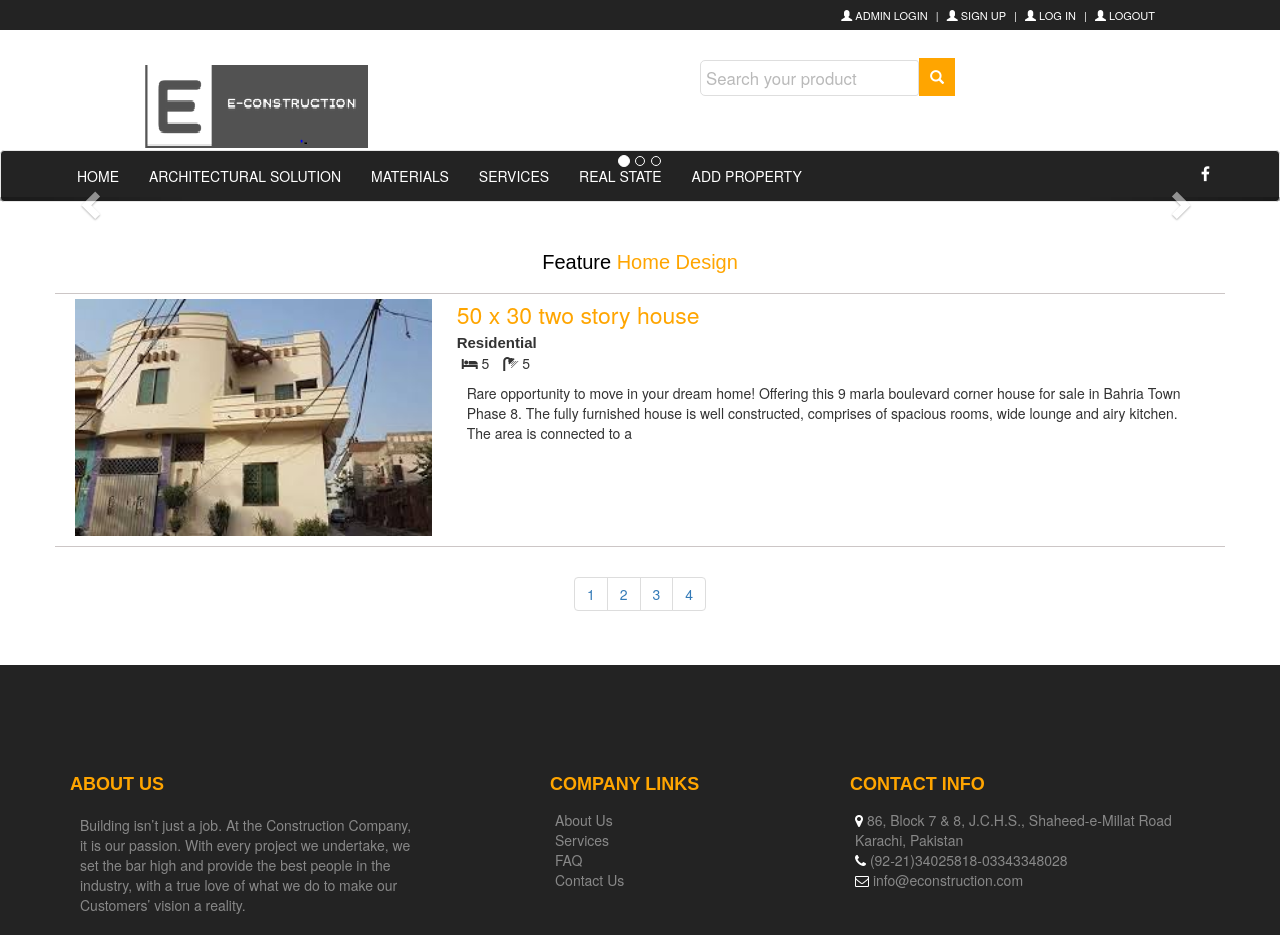
The page /archetectural-solution/viewArchetecturalDesign.php on the database its author committed.
### tables this page shows
CREATE TABLE `add_architecture` (
  `architecture_id` int(11) NOT NULL,
  `title` varchar(50) NOT NULL,
  `image_1` longblob NOT NULL,
  `image_2` longblob NOT NULL,
  `image_3` longblob NOT NULL,
  `discription` varchar(255) NOT NULL,
  `plot_area` varchar(50) NOT NULL,
  `building_type` varchar(50) NOT NULL,
  `building_style` varchar(20) NOT NULL,
  `badroom` int(11) NOT NULL,
  `bathroom` int(11) NOT NULL,
  `floor` int(11) NOT NULL,
  `kitchen` int(11) NOT NULL,
  `foundation_type` varchar(255) NOT NULL,
  `price` int(10) DEFAULT NULL
);

### archetectural-solution/viewArchetecturalDesign.php (the view, shortened to what this page needs)
<?php
 include("../db_connect.php");
?>
<!DOCTYPE html>
<html>
<head>
	<link rel="stylesheet" type="text/css" href="bootstrap/css/bootstrap.min.css">
	<link rel="stylesheet" type="text/css" href="../styles.css">
  <link rel="stylesheet" href="https://cdnjs.cloudflare.com/ajax/libs/font-awesome/4.7.0/css/font-awesome.min.css">
</head>
<body>
   <div>
    <div id="top" class="nav-fixed">
		<div class="container">
			<div class="col-md-5 offer"></div>
			<div class="col-md-7">
				<ul class="menu">
					<li>
            <a href="../admin-login.php"><i class="glyphicon glyphicon-user"></i> Admin Login</a>
          </li>
          <li>
						<a href="../customer-register.php"><i class="glyphicon glyphicon-user"></i> sign up</a>
					</li>
					<li>
						<a href="../login.php"><i class="glyphicon glyphicon-user"></i> log in</a>
					</li>
          <li>
            <a href="../logout.php"><i class="glyphicon glyphicon-user"></i> logout</a>
          </li>
				</ul>
			</div>
		</div>
	</div>
   <div class="brandWrap">
	   	<div class="container top-margin">
	   		<div class="col-md-6">
	   		   <div class="navbar-header">
	   			 <a href="../index.php" class="navbar-brand"><img src="../images/logo.png"></a>
	   		   </div>
	   		</div>
	   		<div class="col-md-6">
	   			<div class="nav navbar-nav">
	   			  <div class="search-box">
	   				<div class="input-group">
	   					<input type="search" name="search" class="search" placeholder="Search your product">
              <button type="submit" name="search" class="search-button">
                  <span class="glyphicon glyphicon-search" ></span>
              </button>
	   				</div>
	   			  </div>
	   			</div>
	   		</div>
	   	</div>
   </div>
   <div id="navbar" class="navbar navbar-default">
   	<div class="container">
   		<div class="padding-nav">
            <ul class="nav navbar-nav left">
               <li><a href="index.php">Home</a></li>
               <li><a href="viewArchetecturalDesign.php">Architectural Solution</a></li>
               <li><a href="#">Materials</a></li>
               <li><a href="../serviceUpdate/services.php">Services</a></li>
               <li><a href="../real-state/realstate.php">Real State</a></li>
               <li><a href="../real-state/realstate.php">Add Property</a></li>
            </ul>
        </div>
        <div class="social-icon pull-right">
          <a href="#" class="fa fa-facebook"></a>
        </div>
   	</div>
   </div>
   <section class="slidebar">
      <div id="carousel-example-generic" class="carousel slide adjust" data-ride="carousel">
    <ol class="carousel-indicators">
      <li data-target="#carousel-example-generic" data-slide-to="0" class="active"></li>
      <li data-target="#carousel-example-generic" data-slide-to="1"></li>
      <li data-target="#carousel-example-generic" data-slide-to="2"></li>
    </ol>
    <a class="left carousel-control" href="#carousel-example-generic" role="button" data-slide="prev">
      <span class="glyphicon glyphicon-chevron-left" aria-hidden="true"></span>
    </a>
    <a class="right carousel-control" href="#carousel-example-generic" role="button" data-slide="next">
      <span class="glyphicon glyphicon-chevron-right" aria-hidden="true"></span>
    </a>
    </div>
   </section>
   <section class="search-property">
     <div class="container">
       <div class="row">
         <div class="col-md-12 heading" style="text-align: center; margin-top: 30px;">
           <h1>Feature <span style="color: orange;">Home Design</span></h1>
         </div>
       </div>
       <?php
          $query = "SELECT `title`, `image_1`,`discription`,`building_style`,`badroom`,`bathroom`,`architecture_id` FROM `add_architecture` ORDER BY architecture_id ASC";
          $queryfire = mysqli_query($con,$query);
          $num = mysqli_num_rows($queryfire);
          if($num > 0){
            while ($result = mysqli_fetch_assoc($queryfire)) {
             ?>
           <div class="row property-border" style="margin-bottom: 10px;">
         <div class="col-md-4 image">
           <a href="designDetails.php?id=<?php echo $result['architecture_id'] ?>">
            <img src="architectureimg/<?php echo $result['image_1']; ?>" style="width: 400px;" class="img-responsive"></a>
         </div>
         <div class="col-md-8 property-information">
           <div class="property-content">
             <a class="property-title">
               <?php echo $result['title']; ?>
             </a>
           </div>
           <div class="property-title">
             <span class="property-location">
               <b><?php echo $result['building_style']; ?></b>
             </span>
           </div>
           <div class="property-rooms">
             <span><i class="fa fa-bed"></i> <?php echo $result['badroom']; ?></span>
             <span><i class="fa fa-shower"></i> <?php echo $result['bathroom'];?></span>
           </div>
           <div class="property-discription">
             <p>
               <?php echo $result['discription']; ?>
             </p>
           </div>
         </div>
       </div>
              <?php
         }
          }
       ?>
     </div>
     <center>
       <ul class="pagination">
         <li><a href="">1</a></li>
         <li><a href="">2</a></li>
         <li><a href="">3</a></li>
         <li><a href="">4</a></li>
       </ul>
     </center>
   </section>
   <footer class="footer_area">
   	 <div class="container">
   	 	<div class="row footer-row">
   	 		<div class="col-md-4">
   	 			<div class="footer-widget">
   	 				<div class="widget-title">
   	 					<h4><strong>about us</strong></h4>
   	 				</div>
   	 				<div class="text-widget">
   	 				 <p>
   	 				 	Building isn’t just a job. At the Construction Company, it is our passion. With every project we undertake, we set the bar high and provide the best people in the industry, with a true love of what we do to make our Customers’ vision a reality.
   	 				 </p>
   	 				</div>
   	 			</div>
   	 		</div>
   	 		<div class="col-md-4">
   	 				<div class="footer-widget">
   	 					<div class="widget-title company-links">
   	 						<h4><strong>Company links</strong></h4>
   	 						<ul>
   	 							<li><a href="#aboutus-container">About Us</a></li>
   	 							<li><a href="#">Services</a></li>
   	 							<li><a href="#">FAQ</a></li>
   	 							<li><a href="#">Contact Us</a></li>
   	 						</ul>
   	 					</div>
   	 			    </div>
   	 		</div>
   	 		<div class="col-md-4">
   	 				<div class="footer-widget">
   	 					<div class="widget-title">
   	 						<h4><strong>Contact info</strong></h4>
   	 						<ul class="cantact-info">
                  <li> <i class=" fa fa-map-marker" aria-hidden="true"></i>
                        86, Block 7 &amp; 8, J.C.H.S., Shaheed-e-Millat Road
                       <br> Karachi, Pakistan
                  </li>
                  <li> <i class=" fa fa-phone" aria-hidden="true"></i>
                       (92-21)34025818-03343348028
                  </li>
                  <li> <i class=" fa fa-envelope-o" aria-hidden="true"></i>
                    <a href="#"> info@econstruction.com</a></li>
   	 						</ul>
   	 					</div>
   	 			    </div>
   	 		</div>
   	 	</div>
   	 </div>
   </footer>
    </div>
</body>
</html>

### styles.css (style rules this page uses)
body { color: #333333; background-color: #FFFFFF; font: Open Sans, Helvetica Neue, Verdana, Arial, sans-serif; }
#top { background-color: #232323; padding-top: 4px; margin-left: -80px; height: 30px; line-height: 11px; }
#top a { color: white; text-align: center; }
#top ul.menu { padding-top: 5px; margin: 0; text-align: right; font-size: 11px; list-style: none; padding-bottom: 5px; text-transform: uppercase; }
#top ul.menu > li { display: inline-block; }
#top ul.menu > li a { color: white; }
#top ul.menu > li + li:before { content: "|"; color: #f7f7f7; padding: 0 5px; }
input[type=search] { border: 1px solid #dedede; border-top-left-radius: 5px; border-bottom-left-radius: 5px; padding: 5px; font-size: 1.2em; margin-top: 10px; font-weight: 300; height: 36px; }
.search { width: 300px; }
.search::placeholder { opacity: 0.5; }
.search-button { background-color: orange; height: 38px; width: 40px; border: medium none; margin-top: 8px; }
.glyphicon { color: white; }
.top-margin { margin-top: 20px; margin-left: 100px; margin-bottom: 20px; }
#navbar { background-color: #232323; }
#navbar li a { color: white; text-transform: uppercase; }
.social-icon a { font-size: 16px; color: white; padding-top: 15px; text-decoration: none; text-align: center; }
.left { margin-left: -8px; }
.slidebar { margin-top: -25px; }
.footer_area { background-color: #232323; }
.footer-row { margin-top: 100px; }
.widget-title h4 { color: orange; text-transform: uppercase; font-family: "Montserrat",sans-serif; font-weight: 500; }
.text-widget { color: #888888; }
.widget-title ul { text-decoration: none; padding: 5px; margin-top: 5px; }
.widget-title li a { color: #888888; margin-bottom: 5px; padding-top: 10px; text-decoration: none; }
.widget-title ul { margin-top: 5px; list-style: none; }
.widget-title ul li { color: #888888; list-style-position: outside; }
.widget-title ul li i { color: white; }
.footer_area { margin-top: 30px; }
.company-links { margin-left: 90px; }
.brandWrap { background-color: white; height: 100px; }
.brandWrap a { color: gray; }
.row p { padding: 10px; }
.pull-right { float: right; }
.heading h1 { color: #000; font-size: 20px; font-family: Arial, Helvetica, sans-serif; text-transform: capitalize; margin-bottom: 10px; }
.input-group { position: relative; display: flex; width: 100%; }
.search { width: 100%; border-radius: 3px; height: 40px; padding: 10px; }
.search-property .property-information { padding-left: 10px; }
.property-border { border-bottom: 1px solid #ccc6c6; border-top: 1px solid #ccc6c6; padding: 5px; margin-top: 10px; padding-bottom: 10px; background-color: #FFFFFF; }
.property-title .property-location { font-size: 23px; padding-top: 5px; }
.property-rooms { font-size: 1.4rem; }
.property-rooms span { padding: 5px; padding-top: 5px; }
.property-content .property-title { font-size: 23px; padding-top: 5px; color: orange; font-weight: 500; }
.property-content a { text-decoration: none; }
.property-title .property-location { font-size: 15px; font-family: Arial,Helvetica,sans-serif; }

### rows shown on the page
add_architecture: image_1 (picture), title "50 x 30 two story house", building_style "Residential", badroom "5", bathroom "5", discription "Rare opportunity to move in your dream home! Offering this 9 marla boulevard corner house for sale in Bahria Town Phase 8. The fully furnished house is well constructed, comprises of spacious rooms, wide lounge and airy kitchen. The area is connected to a"
